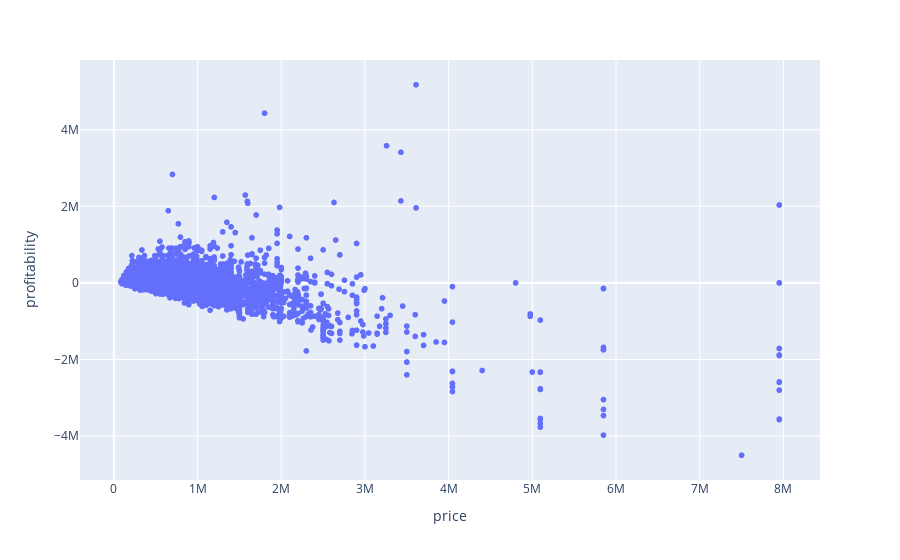

Notebook code for this chart:
### Code cell
useful_df.plot.scatter('price','profitability')

### Figure 1 — Plotly figure (JSON) as saved in the notebook; plotly's stock layout.template omitted (floating-point values rounded to 4 significant figures; data arrays with more than 128 entries replaced by an {"elided": "..."} marker saying what was removed)
{"data": [{"hovertemplate": "price=%{x}<br>profitability=%{y}<extra></extra>", "legendgroup": "", "marker": {"color": "#636efa", "symbol": "circle"}, "mode": "markers", "name": "", "showlegend": false, "type": "scattergl", "x": {"elided": "8590 int values"}, "xaxis": "x", "y": {"elided": "8590 float values"}, "yaxis": "y"}], "layout": {"legend": {"tracegroupgap": 0}, "margin": {"t": 60}, "xaxis": {"anchor": "y", "domain": [0, 1], "title": {"text": "price"}}, "yaxis": {"anchor": "x", "domain": [0, 1], "title": {"text": "profitability"}}}}
